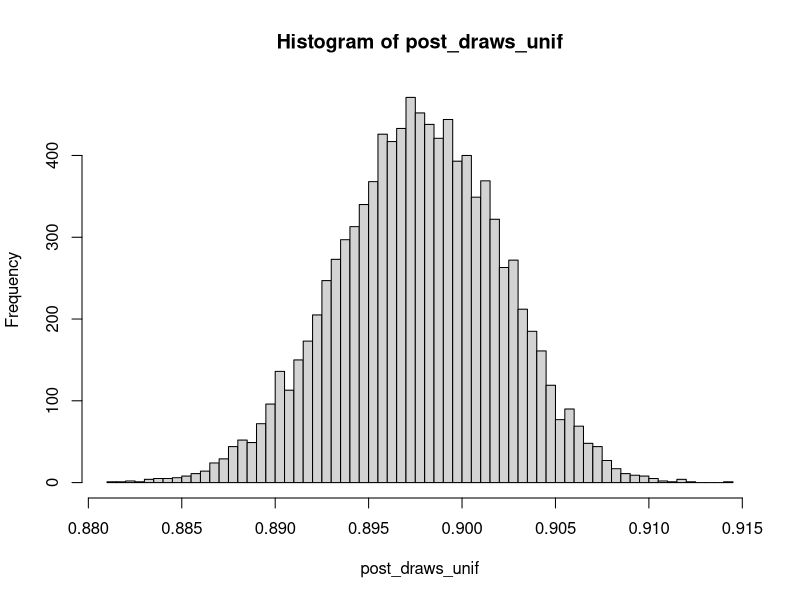
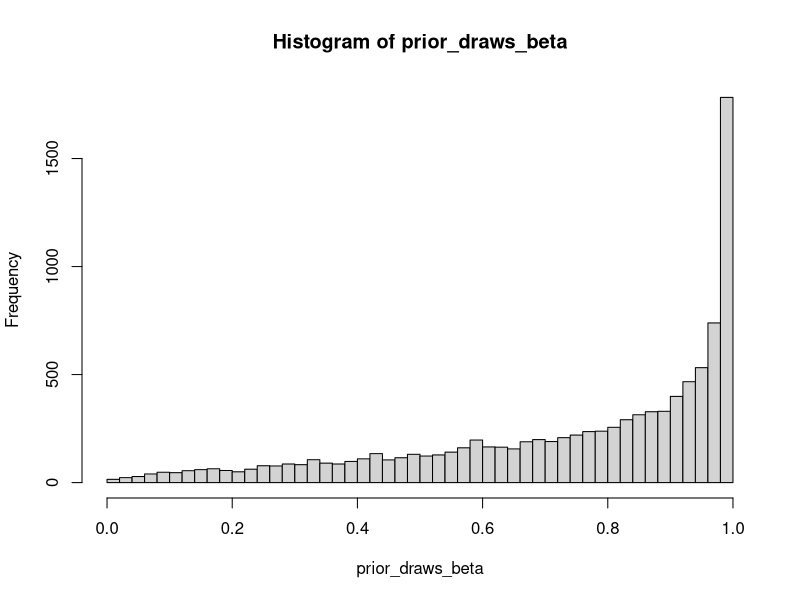
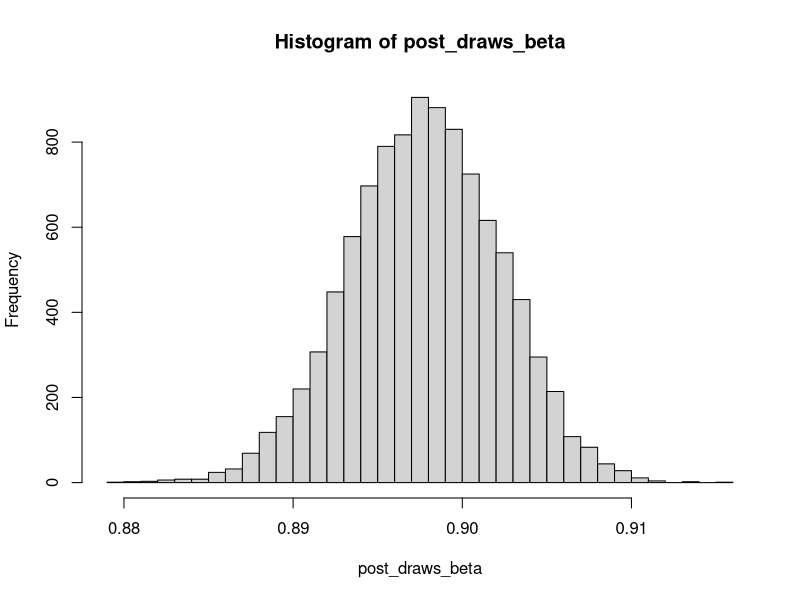

Reproduce these figures in R, in order.
# ECON 5043: Homework 2 R Script (2/21/21)
# William Lorton
library(tidyverse)

# Problem 2

  # Calculating some binomial coefficients
  # ways to choose k (y in our problem) items from 10 without regard to order
  # formula: (n! / [k!(n-k)!])
  choose(n = 10, k = 0)
  choose(10, 1)
  choose(10, 2)

# Problem 5
  
  # Data is from PSID 1990 wave
  # Focus on ftemp variable (1 --> full employment status)
  # Assume y|theta ~ Binomial(4689, theta); 
  # theta is P(full employment status) for a given individual
  
  # read data in
  employment <- read.csv("Employment.csv")
  
  # mean of ftemp variable
  ftemp.mean <- mean(employment$ftemp)
  ftemp.mean
  
  # median of ftemp
  ftemp.median <- median(employment$ftemp)
  ftemp.median
  
  # standard deviation of ftemp
  ftemp.sd <- sd(employment$ftemp)
  ftemp.sd
  
  # number of people fully employed in sample
  employment %>% 
    group_by(ftemp) %>% 
    count()
  # 4210 people fully employed
  
  # Uniform (0,1) prior for theta
  # Posterior is theta|y ~ Beta(y+1, n-y+1)
  # where n = 4689, y = 4210
  n <- 4689 # number of people in sample
  y <- 4210 # number of people with full time employment
  # Want 10,000 random draws from this dist
  post_draws_unif <- rbeta(10000, shape1 = y + 1, shape2 = n - y + 1)
  
  # histogram of draws
  hist(post_draws_unif, breaks = 50)
    
  # mean and median of draws
  mean(post_draws_unif)
  median(post_draws_unif)
  # alternate median
  qbeta(0.50, shape1 = y + 1, shape2 = n - y + 1)
  
  # 95% credible interval for theta
  qbeta(c(0.025, 0.975), shape1 = y + 1, shape2 = n - y + 1)
  
  # Now we assume a Beta(alpha, beta) prior for theta
  # where alpha = 1.5, beta = 0.5
  alpha <- 1.5
  beta <- 0.5
  
  # Get 10,000 random draws from this beta prior
  prior_draws_beta <- rbeta(10000, shape1 = alpha, shape2 = beta)
  
  # histogram of beta prior draws
  hist(prior_draws_beta, breaks = 50)
  
  # Binomial likelihood and beta prior -->
  # Beta(alpha+y, beta+n-y) posterior
  
  # Getting 10k draws from this posterior dist
  post_draws_beta <- rbeta(10000, shape1 = alpha + y, shape2 = beta + n - y)

  # histogram of beta posterior draws
  hist(post_draws_beta, breaks = 50)
  
  # mean and median of beta posterior draws
  mean(post_draws_beta)
  median(post_draws_beta)
  # alternate median
  qbeta(0.50, shape1 = alpha + y, shape2 = beta + n - y)
  
  # 95% credible interval for this posterior
  qbeta(c(0.025, 0.975), shape1 = alpha + y, shape2 = beta + n - y)
  